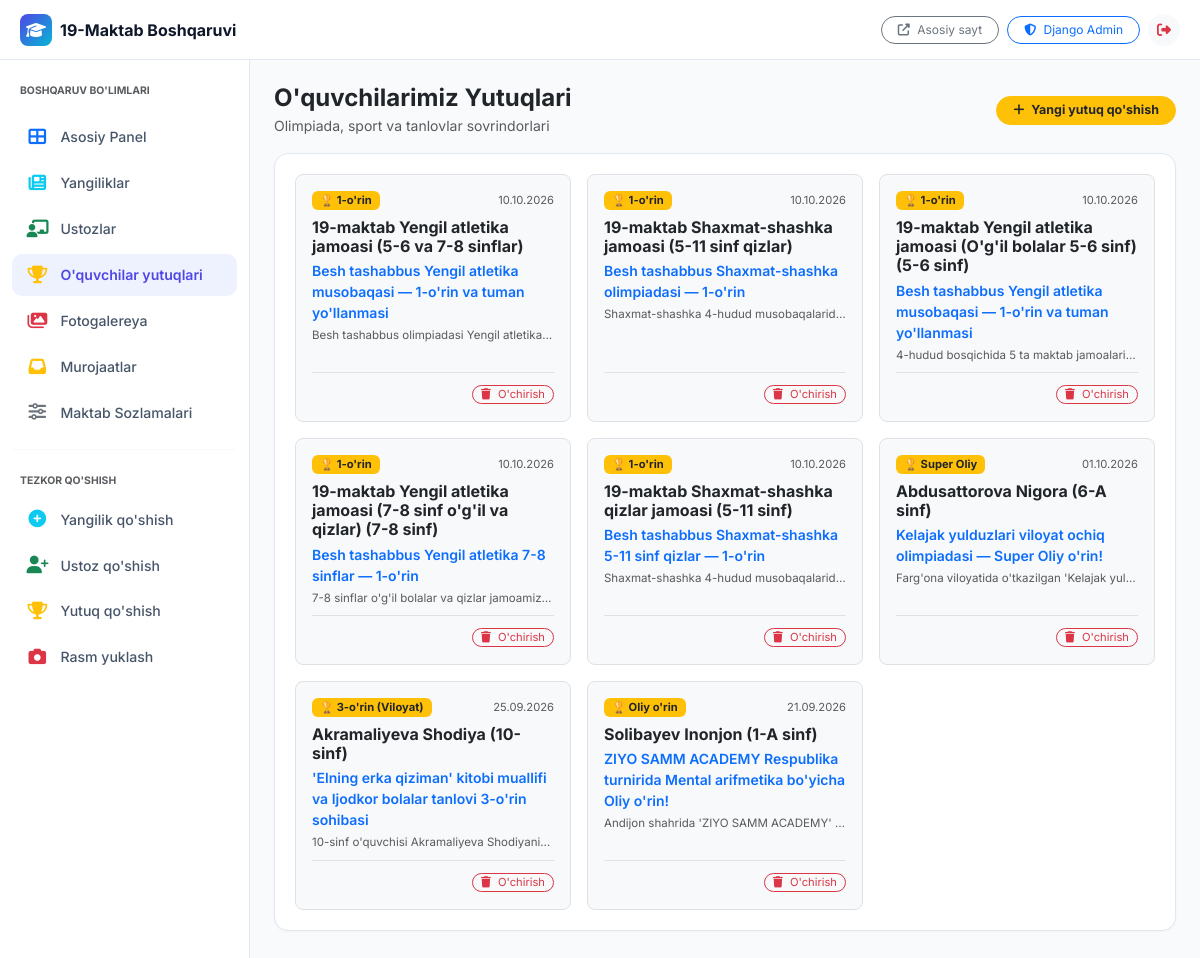
The app's page /dashboard/achievements/ (signed in) with its own data.
### apps/achievements/models.py (models this page shows, shortened)
class Achievement(models.Model):
    TYPE_CHOICES = [
        ('olympiad', 'Olimpiada'),
        ('sport', 'Sport'),
        ('art', "San'at"),
        ('science', 'Fan'),
        ('other', 'Boshqa'),
    ]
    student_name = models.CharField(max_length=200, verbose_name="O'quvchi ismi-familiyasi")
    grade = models.CharField(max_length=20, blank=True, verbose_name="Sinfi")
    achievement_type = models.CharField(max_length=20, choices=TYPE_CHOICES, verbose_name="Yutuq turi")
    title = models.CharField(max_length=300, verbose_name="Yutuq nomi / Musobaqa (UZ)")
    title_ru = models.CharField(max_length=300, blank=True, verbose_name="Yutuq nomi (RU)")
    title_en = models.CharField(max_length=300, blank=True, verbose_name="Yutuq nomi (EN)")
    description = models.TextField(blank=True, verbose_name="Batafsil ma'lumot")
    photo = models.ImageField(upload_to='achievements/', blank=True, null=True, verbose_name="Fotosurat")
    date = models.DateField(verbose_name="Erishilgan sana")
    place = models.CharField(max_length=20, blank=True, verbose_name="Egallagan o'rni")
    is_active = models.BooleanField(default=True, verbose_name="Faol")
    created_at = models.DateTimeField(auto_now_add=True, verbose_name="Qo'shilgan vaqti")
    parent_consent = models.BooleanField(
        default=False,
        verbose_name="Ota-ona roziligi (Surat va ma'lumotlarni e'lon qilish uchun)"
    )
    class Meta:
        verbose_name = 'O\'quvchi yutug\'i'
        verbose_name_plural = 'O\'quvchilar yutuqlari'
        ordering = ['-date', '-created_at']

### apps/core/dashboard_views.py (the view, shortened to what this page needs)
# urls.py: path('achievements/', dashboard_views.dashboard_achievements, name='dashboard_achievements'),
@staff_required
def dashboard_achievements(request):
    achievements = Achievement.objects.order_by('-date')
    context = {
        'achievements': achievements,
        'active_menu': 'achievements',
    }
    return render(request, 'dashboard/achievements.html', context)

### apps/core/context_processors.py (called while the page is built)
def site_settings(request):
    settings_obj = SiteSettings.objects.first()
    return {
        'site_settings': settings_obj,
    }

### apps/core/dashboard_views.py (called while the page is built)
def staff_required(view_func):
    actual_decorator = user_passes_test(
        lambda u: u.is_authenticated and u.is_staff,
        login_url='/dashboard/login/'
    )
    return actual_decorator(view_func)

### templates/dashboard/achievements.html (shortened to what this page needs)
{% extends 'dashboard/base.html' %}
{% block content %}
<div class="d-flex justify-content-between align-items-center mb-3 flex-wrap gap-2">
    <div>
        <h4 class="fw-bold mb-0 text-dark">O'quvchilarimiz Yutuqlari</h4>
        <small class="text-muted">Olimpiada, sport va tanlovlar sovrindorlari</small>
    </div>
    <a href="{% url 'dashboard_achievement_add' %}" class="btn btn-sm btn-warning text-dark fw-bold rounded-pill px-3" style="font-size: 0.78rem;">
        <i class="fas fa-plus me-1"></i> Yangi yutuq qo'shish
    </a>
</div>
<div class="dash-card">
    {% if achievements %}
        <div class="row g-3">
            {% for a in achievements %}
                <div class="col-12 col-md-6 col-lg-4">
                    <div class="p-3 rounded-3 border bg-light h-100 d-flex flex-column justify-content-between">
                        <div>
                            <div class="d-flex justify-content-between align-items-center mb-2">
                                <span class="badge bg-warning text-dark px-2 py-1" style="font-size: 0.7rem;">
                                    🏆 {{ a.place|default:"Sovrindor" }}
                                </span>
                                <small class="text-muted" style="font-size: 0.7rem;">{{ a.date|date:"d.m.Y" }}</small>
                            </div>
                            <h6 class="fw-bold mb-1 text-dark">{{ a.student_name }} {% if a.grade %}({{ a.grade }}){% endif %}</h6>
                            <p class="small text-primary fw-semibold mb-1">{{ a.title }}</p>
                            {% if a.description %}
                                <small class="text-muted d-block text-truncate" style="font-size: 0.72rem;">{{ a.description }}</small>
                            {% endif %}
                        </div>
                        <div class="pt-2 mt-2 border-top text-end">
                            <form method="post" action="{% url 'dashboard_achievements' %}" class="d-inline">
                                <button type="submit" class="btn btn-sm btn-outline-danger py-0 px-2 rounded-pill"
                                        onclick="return confirm('Yutuqni o\'chirishni xohlaysizmi?')" style="font-size: 0.7rem;">
                                    <i class="fas fa-trash me-1"></i> O'chirish
                                </button>
                            </form>
                        </div>
                    </div>
                </div>
            {% endfor %}
        </div>
    {% endif %}
</div>
{% endblock %}

### templates/dashboard/base.html (style rules this page uses)
:root { --primary: #4F46E5; --primary-dark: #3730A3; --secondary: #06B6D4; --accent: #FACC15; --bg-color: #F8FAFC; --card-bg: #FFFFFF; --text-main: #0F172A; --text-muted: #64748B; --border-color: #E2E8F0; --sidebar-width: 250px; }
body { font-family: 'Inter', system-ui, -apple-system, sans-serif; background-color: var(--bg-color); color: var(--text-main); min-height: 100vh; margin: 0; padding-bottom: 70px; }
@media (min-width: 992px) { body { padding-bottom: 0; } }
.dash-card { background: #FFFFFF; border: 1px solid var(--border-color); border-radius: 14px; padding: 1.25rem; box-shadow: 0 1px 3px rgba(0, 0, 0, 0.03); margin-bottom: 1.25rem; }

### records on screen
Achievement: place "1-o'rin", date "10.10.2026", student_name "19-maktab Yengil atletika jamoasi", grade "5-6 va 7-8 sinflar", title "Besh tashabbus Yengil atletika musobaqasi — 1-o'rin va tuman yo'llanmasi", description "Besh tashabbus olimpiadasi Yengil atletika…"
Achievement: place "1-o'rin", date "10.10.2026", student_name "19-maktab Shaxmat-shashka jamoasi", grade "5-11 sinf qizlar", title "Besh tashabbus Shaxmat-shashka olimpiadasi — 1-o'rin", description "Shaxmat-shashka 4-hudud musobaqalarid…"
Achievement: place "1-o'rin", date "10.10.2026", student_name "19-maktab Yengil atletika jamoasi (O'g'il bolalar 5-6 sinf)", grade "5-6 sinf", title "Besh tashabbus Yengil atletika musobaqasi — 1-o'rin va tuman yo'llanmasi", description "4-hudud bosqichida 5 ta maktab jamoalari…"
Achievement: place "1-o'rin", date "10.10.2026", student_name "19-maktab Yengil atletika jamoasi (7-8 sinf o'g'il va qizlar)", grade "7-8 sinf", title "Besh tashabbus Yengil atletika 7-8 sinflar — 1-o'rin", description "7-8 sinflar o'g'il bolalar va qizlar jamoamiz…"
Achievement: place "1-o'rin", date "10.10.2026", student_name "19-maktab Shaxmat-shashka qizlar jamoasi", grade "5-11 sinf", title "Besh tashabbus Shaxmat-shashka 5-11 sinf qizlar — 1-o'rin", description "Shaxmat-shashka 4-hudud musobaqalarid…"
Achievement: place "Super Oliy", date "01.10.2026", student_name "Abdusattorova Nigora", grade "6-A sinf", title "Kelajak yulduzlari viloyat ochiq olimpiadasi — Super Oliy o'rin!", description "Farg'ona viloyatida o'tkazilgan 'Kelajak yul…"
Achievement: place "3-o'rin (Viloyat)", date "25.09.2026", student_name "Akramaliyeva Shodiya", grade "10-sinf", title "'Elning erka qiziman' kitobi muallifi va Ijodkor bolalar tanlovi 3-o'rin sohibasi", description "10-sinf o'quvchisi Akramaliyeva Shodiyani…"
Achievement: place "Oliy o'rin", date "21.09.2026", student_name "Solibayev Inonjon", grade "1-A sinf", title "ZIYO SAMM ACADEMY Respublika turnirida Mental arifmetika bo'yicha Oliy o'rin!", description "Andijon shahrida 'ZIYO SAMM ACADEMY'…"
